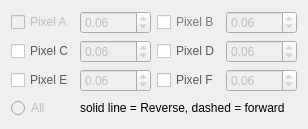
              <widget class="QWidget" name="tabWidget_SubstrateConfigPage1">
               <attribute name="title">
                <string>6pixels</string>
               </attribute>
               <layout class="QGridLayout" name="gridLayout_6">
                <item row="0" column="1">
                 <widget class="QDoubleSpinBox" name="doubleSpinBox_pixAarea">
                  <property name="enabled">
                   <bool>false</bool>
                  </property>
                  <property name="maximum">
                   <double>1000.000000000000000</double>
                  </property>
                  <property name="value">
                   <double>0.060000000000000</double>
                  </property>
                 </widget>
                </item>
                <item row="0" column="0">
                 <widget class="QCheckBox" name="checkBox_pixA">
                  <property name="enabled">
                   <bool>false</bool>
                  </property>
                  <property name="text">
                   <string>Pixel A</string>
                  </property>
                  <property name="checkable">
                   <bool>true</bool>
                  </property>
                  <property name="checked">
                   <bool>false</bool>
                  </property>
                 </widget>
                </item>
                <item row="3" column="0">
                 <widget class="QRadioButton" name="radioButton_pixAll">
                  <property name="enabled">
                   <bool>false</bool>
                  </property>
                  <property name="text">
                   <string>All</string>
                  </property>
                 </widget>
                </item>
                <item row="3" column="1" colspan="3">
                 <widget class="QLabel" name="label_5">
                  <property name="text">
                   <string>solid line = Reverse, dashed = forward</string>
                  </property>
                 </widget>
                </item>
                <item row="1" column="2">
                 <widget class="QCheckBox" name="checkBox_pixD">
                  <property name="enabled">
                   <bool>false</bool>
                  </property>
                  <property name="palette">
                   <palette>
                    <active>
                     <colorrole role="WindowText">
                      <brush brushstyle="SolidPattern">
                       <color alpha="255">
                        <red>0</red>
                        <green>170</green>
                        <blue>0</blue>
                       </color>
                      </brush>
                     </colorrole>
                     <colorrole role="Button">
                      <brush brushstyle="SolidPattern">
                       <color alpha="255">
                        <red>255</red>
                        <green>255</green>
                        <blue>255</blue>
                       </color>
                      </brush>
                     </colorrole>
                     <colorrole role="Base">
                      <brush brushstyle="SolidPattern">
                       <color alpha="255">
                        <red>255</red>
                        <green>255</green>
                        <blue>255</blue>
                       </color>
                      </brush>
                     </colorrole>
                     <colorrole role="Window">
                      <brush brushstyle="SolidPattern">
                       <color alpha="255">
                        <red>255</red>
                        <green>255</green>
                        <blue>255</blue>
                       </color>
                      </brush>
                     </colorrole>
                    </active>
                    <inactive>
                     <colorrole role="WindowText">
                      <brush brushstyle="SolidPattern">
                       <color alpha="255">
                        <red>0</red>
                        <green>170</green>
                        <blue>0</blue>
                       </color>
                      </brush>
                     </colorrole>
                     <colorrole role="Button">
                      <brush brushstyle="SolidPattern">
                       <color alpha="255">
                        <red>255</red>
                        <green>255</green>
                        <blue>255</blue>
                       </color>
                      </brush>
                     </colorrole>
                     <colorrole role="Base">
                      <brush brushstyle="SolidPattern">
                       <color alpha="255">
                        <red>255</red>
                        <green>255</green>
                        <blue>255</blue>
                       </color>
                      </brush>
                     </colorrole>
                     <colorrole role="Window">
                      <brush brushstyle="SolidPattern">
                       <color alpha="255">
                        <red>255</red>
                        <green>255</green>
                        <blue>255</blue>
                       </color>
                      </brush>
                     </colorrole>
                    </inactive>
                    <disabled>
                     <colorrole role="WindowText">
                      <brush brushstyle="SolidPattern">
                       <color alpha="255">
                        <red>88</red>
                        <green>88</green>
                        <blue>88</blue>
                       </color>
                      </brush>
                     </colorrole>
                     <colorrole role="Button">
                      <brush brushstyle="SolidPattern">
                       <color alpha="255">
                        <red>255</red>
                        <green>255</green>
                        <blue>255</blue>
                       </color>
                      </brush>
                     </colorrole>
                     <colorrole role="Base">
                      <brush brushstyle="SolidPattern">
                       <color alpha="255">
                        <red>255</red>
                        <green>255</green>
                        <blue>255</blue>
                       </color>
                      </brush>
                     </colorrole>
                     <colorrole role="Window">
                      <brush brushstyle="SolidPattern">
                       <color alpha="255">
                        <red>255</red>
                        <green>255</green>
                        <blue>255</blue>
                       </color>
                      </brush>
                     </colorrole>
                    </disabled>
                   </palette>
                  </property>
                  <property name="text">
                   <string>Pixel D</string>
                  </property>
                 </widget>
                </item>
                <item row="2" column="3">
                 <widget class="QDoubleSpinBox" name="doubleSpinBox_pixFarea">
                  <property name="enabled">
                   <bool>false</bool>
                  </property>
                  <property name="maximum">
                   <double>1000.000000000000000</double>
                  </property>
                  <property name="value">
                   <double>0.060000000000000</double>
                  </property>
                 </widget>
                </item>
                <item row="0" column="3">
                 <widget class="QDoubleSpinBox" name="doubleSpinBox_pixBarea">
                  <property name="enabled">
                   <bool>false</bool>
                  </property>
                  <property name="maximum">
                   <double>1000.000000000000000</double>
                  </property>
                  <property name="value">
                   <double>0.060000000000000</double>
                  </property>
                 </widget>
                </item>
                <item row="1" column="1">
                 <widget class="QDoubleSpinBox" name="doubleSpinBox_pixCarea">
                  <property name="enabled">
                   <bool>false</bool>
                  </property>
                  <property name="maximum">
                   <double>1000.000000000000000</double>
                  </property>
                  <property name="value">
                   <double>0.060000000000000</double>
                  </property>
                 </widget>
                </item>
                <item row="2" column="0">
                 <widget class="QCheckBox" name="checkBox_pixE">
                  <property name="enabled">
                   <bool>false</bool>
                  </property>
                  <property name="palette">
                   <palette>
                    <active>
                     <colorrole role="WindowText">
                      <brush brushstyle="SolidPattern">
                       <color alpha="255">
                        <red>85</red>
                        <green>255</green>
                        <blue>255</blue>
                       </color>
                      </brush>
                     </colorrole>
                     <colorrole role="Button">
                      <brush brushstyle="SolidPattern">
                       <color alpha="255">
                        <red>255</red>
                        <green>255</green>
                        <blue>255</blue>
                       </color>
                      </brush>
                     </colorrole>
                     <colorrole role="Base">
                      <brush brushstyle="SolidPattern">
                       <color alpha="255">
                        <red>255</red>
                        <green>255</green>
                        <blue>255</blue>
                       </color>
                      </brush>
                     </colorrole>
                     <colorrole role="Window">
                      <brush brushstyle="SolidPattern">
                       <color alpha="255">
                        <red>255</red>
                        <green>255</green>
                        <blue>255</blue>
                       </color>
                      </brush>
                     </colorrole>
                    </active>
                    <inactive>
                     <colorrole role="WindowText">
                      <brush brushstyle="SolidPattern">
                       <color alpha="255">
                        <red>85</red>
                        <green>255</green>
                        <blue>255</blue>
                       </color>
                      </brush>
                     </colorrole>
                     <colorrole role="Button">
                      <brush brushstyle="SolidPattern">
                       <color alpha="255">
                        <red>255</red>
                        <green>255</green>
                        <blue>255</blue>
                       </color>
                      </brush>
                     </colorrole>
                     <colorrole role="Base">
                      <brush brushstyle="SolidPattern">
                       <color alpha="255">
                        <red>255</red>
                        <green>255</green>
                        <blue>255</blue>
                       </color>
                      </brush>
                     </colorrole>
                     <colorrole role="Window">
                      <brush brushstyle="SolidPattern">
                       <color alpha="255">
                        <red>255</red>
                        <green>255</green>
                        <blue>255</blue>
                       </color>
                      </brush>
                     </colorrole>
                    </inactive>
                    <disabled>
                     <colorrole role="WindowText">
                      <brush brushstyle="SolidPattern">
                       <color alpha="255">
                        <red>88</red>
                        <green>88</green>
                        <blue>88</blue>
                       </color>
                      </brush>
                     </colorrole>
                     <colorrole role="Button">
                      <brush brushstyle="SolidPattern">
                       <color alpha="255">
                        <red>255</red>
                        <green>255</green>
                        <blue>255</blue>
                       </color>
                      </brush>
                     </colorrole>
                     <colorrole role="Base">
                      <brush brushstyle="SolidPattern">
                       <color alpha="255">
                        <red>255</red>
                        <green>255</green>
                        <blue>255</blue>
                       </color>
                      </brush>
                     </colorrole>
                     <colorrole role="Window">
                      <brush brushstyle="SolidPattern">
                       <color alpha="255">
                        <red>255</red>
                        <green>255</green>
                        <blue>255</blue>
                       </color>
                      </brush>
                     </colorrole>
                    </disabled>
                   </palette>
                  </property>
                  <property name="text">
                   <string>Pixel E</string>
                  </property>
                 </widget>
                </item>
                <item row="2" column="1">
                 <widget class="QDoubleSpinBox" name="doubleSpinBox_pixEarea">
                  <property name="enabled">
                   <bool>false</bool>
                  </property>
                  <property name="maximum">
                   <double>1000.000000000000000</double>
                  </property>
                  <property name="value">
                   <double>0.060000000000000</double>
                  </property>
                 </widget>
                </item>
                <item row="1" column="0">
                 <widget class="QCheckBox" name="checkBox_pixC">
                  <property name="enabled">
                   <bool>false</bool>
                  </property>
                  <property name="palette">
                   <palette>
                    <active>
                     <colorrole role="WindowText">
                      <brush brushstyle="SolidPattern">
                       <color alpha="255">
                        <red>0</red>
                        <green>0</green>
                        <blue>255</blue>
                       </color>
                      </brush>
                     </colorrole>
                     <colorrole role="Button">
                      <brush brushstyle="SolidPattern">
                       <color alpha="255">
                        <red>255</red>
                        <green>255</green>
                        <blue>255</blue>
                       </color>
                      </brush>
                     </colorrole>
                     <colorrole role="Base">
                      <brush brushstyle="SolidPattern">
                       <color alpha="255">
                        <red>255</red>
                        <green>255</green>
                        <blue>255</blue>
                       </color>
                      </brush>
                     </colorrole>
                     <colorrole role="Window">
                      <brush brushstyle="SolidPattern">
                       <color alpha="255">
                        <red>255</red>
                        <green>255</green>
                        <blue>255</blue>
                       </color>
                      </brush>
                     </colorrole>
                    </active>
                    <inactive>
                     <colorrole role="WindowText">
                      <brush brushstyle="SolidPattern">
                       <color alpha="255">
                        <red>0</red>
                        <green>0</green>
                        <blue>255</blue>
                       </color>
                      </brush>
                     </colorrole>
                     <colorrole role="Button">
                      <brush brushstyle="SolidPattern">
                       <color alpha="255">
                        <red>255</red>
                        <green>255</green>
                        <blue>255</blue>
                       </color>
                      </brush>
                     </colorrole>
                     <colorrole role="Base">
                      <brush brushstyle="SolidPattern">
                       <color alpha="255">
                        <red>255</red>
                        <green>255</green>
                        <blue>255</blue>
                       </color>
                      </brush>
                     </colorrole>
                     <colorrole role="Window">
                      <brush brushstyle="SolidPattern">
                       <color alpha="255">
                        <red>255</red>
                        <green>255</green>
                        <blue>255</blue>
                       </color>
                      </brush>
                     </colorrole>
                    </inactive>
                    <disabled>
                     <colorrole role="WindowText">
                      <brush brushstyle="SolidPattern">
                       <color alpha="255">
                        <red>88</red>
                        <green>88</green>
                        <blue>88</blue>
                       </color>
                      </brush>
                     </colorrole>
                     <colorrole role="Button">
                      <brush brushstyle="SolidPattern">
                       <color alpha="255">
                        <red>255</red>
                        <green>255</green>
                        <blue>255</blue>
                       </color>
                      </brush>
                     </colorrole>
                     <colorrole role="Base">
                      <brush brushstyle="SolidPattern">
                       <color alpha="255">
                        <red>255</red>
                        <green>255</green>
                        <blue>255</blue>
                       </color>
                      </brush>
                     </colorrole>
                     <colorrole role="Window">
                      <brush brushstyle="SolidPattern">
                       <color alpha="255">
                        <red>255</red>
                        <green>255</green>
                        <blue>255</blue>
                       </color>
                      </brush>
                     </colorrole>
                    </disabled>
                   </palette>
                  </property>
                  <property name="text">
                   <string>Pixel C</string>
                  </property>
                 </widget>
                </item>
                <item row="0" column="2">
                 <widget class="QCheckBox" name="checkBox_pixB">
                  <property name="enabled">
                   <bool>false</bool>
                  </property>
                  <property name="palette">
                   <palette>
                    <active>
                     <colorrole role="WindowText">
                      <brush brushstyle="SolidPattern">
                       <color alpha="255">
                        <red>255</red>
                        <green>0</green>
                        <blue>0</blue>
                       </color>
                      </brush>
                     </colorrole>
                     <colorrole role="Button">
                      <brush brushstyle="SolidPattern">
                       <color alpha="255">
                        <red>255</red>
                        <green>255</green>
                        <blue>255</blue>
                       </color>
                      </brush>
                     </colorrole>
                     <colorrole role="Base">
                      <brush brushstyle="SolidPattern">
                       <color alpha="255">
                        <red>255</red>
                        <green>255</green>
                        <blue>255</blue>
                       </color>
                      </brush>
                     </colorrole>
                     <colorrole role="Window">
                      <brush brushstyle="SolidPattern">
                       <color alpha="255">
                        <red>255</red>
                        <green>255</green>
                        <blue>255</blue>
                       </color>
                      </brush>
                     </colorrole>
                    </active>
                    <inactive>
                     <colorrole role="WindowText">
                      <brush brushstyle="SolidPattern">
                       <color alpha="255">
                        <red>255</red>
                        <green>0</green>
                        <blue>0</blue>
                       </color>
                      </brush>
                     </colorrole>
                     <colorrole role="Button">
                      <brush brushstyle="SolidPattern">
                       <color alpha="255">
                        <red>255</red>
                        <green>255</green>
                        <blue>255</blue>
                       </color>
                      </brush>
                     </colorrole>
                     <colorrole role="Base">
                      <brush brushstyle="SolidPattern">
                       <color alpha="255">
                        <red>255</red>
                        <green>255</green>
                        <blue>255</blue>
                       </color>
                      </brush>
                     </colorrole>
                     <colorrole role="Window">
                      <brush brushstyle="SolidPattern">
                       <color alpha="255">
                        <red>255</red>
                        <green>255</green>
                        <blue>255</blue>
                       </color>
                      </brush>
                     </colorrole>
                    </inactive>
                    <disabled>
                     <colorrole role="WindowText">
                      <brush brushstyle="SolidPattern">
                       <color alpha="255">
                        <red>120</red>
                        <green>120</green>
                        <blue>120</blue>
                       </color>
                      </brush>
                     </colorrole>
                     <colorrole role="Button">
                      <brush brushstyle="SolidPattern">
                       <color alpha="255">
                        <red>255</red>
                        <green>255</green>
                        <blue>255</blue>
                       </color>
                      </brush>
                     </colorrole>
                     <colorrole role="Base">
                      <brush brushstyle="SolidPattern">
                       <color alpha="255">
                        <red>255</red>
                        <green>255</green>
                        <blue>255</blue>
                       </color>
                      </brush>
                     </colorrole>
                     <colorrole role="Window">
                      <brush brushstyle="SolidPattern">
                       <color alpha="255">
                        <red>255</red>
                        <green>255</green>
                        <blue>255</blue>
                       </color>
                      </brush>
                     </colorrole>
                    </disabled>
                   </palette>
                  </property>
                  <property name="text">
                   <string>Pixel B</string>
                  </property>
                 </widget>
                </item>
                <item row="1" column="3">
                 <widget class="QDoubleSpinBox" name="doubleSpinBox_pixDarea">
                  <property name="enabled">
                   <bool>false</bool>
                  </property>
                  <property name="maximum">
                   <double>1000.000000000000000</double>
                  </property>
                  <property name="value">
                   <double>0.060000000000000</double>
                  </property>
                 </widget>
                </item>
                <item row="2" column="2">
                 <widget class="QCheckBox" name="checkBox_pixF">
                  <property name="enabled">
                   <bool>false</bool>
                  </property>
                  <property name="palette">
                   <palette>
                    <active>
                     <colorrole role="WindowText">
                      <brush brushstyle="SolidPattern">
                       <color alpha="255">
                        <red>255</red>
                        <green>0</green>
                        <blue>255</blue>
                       </color>
                      </brush>
                     </colorrole>
                     <colorrole role="Button">
                      <brush brushstyle="SolidPattern">
                       <color alpha="255">
                        <red>255</red>
                        <green>255</green>
                        <blue>255</blue>
                       </color>
                      </brush>
                     </colorrole>
                     <colorrole role="Base">
                      <brush brushstyle="SolidPattern">
                       <color alpha="255">
                        <red>255</red>
                        <green>255</green>
                        <blue>255</blue>
                       </color>
                      </brush>
                     </colorrole>
                     <colorrole role="Window">
                      <brush brushstyle="SolidPattern">
                       <color alpha="255">
                        <red>255</red>
                        <green>255</green>
                        <blue>255</blue>
                       </color>
                      </brush>
                     </colorrole>
                    </active>
                    <inactive>
                     <colorrole role="WindowText">
                      <brush brushstyle="SolidPattern">
                       <color alpha="255">
                        <red>255</red>
                        <green>0</green>
                        <blue>255</blue>
                       </color>
                      </brush>
                     </colorrole>
                     <colorrole role="Button">
                      <brush brushstyle="SolidPattern">
                       <color alpha="255">
                        <red>255</red>
                        <green>255</green>
                        <blue>255</blue>
                       </color>
                      </brush>
                     </colorrole>
                     <colorrole role="Base">
                      <brush brushstyle="SolidPattern">
                       <color alpha="255">
                        <red>255</red>
                        <green>255</green>
                        <blue>255</blue>
                       </color>
                      </brush>
                     </colorrole>
                     <colorrole role="Window">
                      <brush brushstyle="SolidPattern">
                       <color alpha="255">
                        <red>255</red>
                        <green>255</green>
                        <blue>255</blue>
                       </color>
                      </brush>
                     </colorrole>
                    </inactive>
                    <disabled>
                     <colorrole role="WindowText">
                      <brush brushstyle="SolidPattern">
                       <color alpha="255">
                        <red>88</red>
                        <green>88</green>
                        <blue>88</blue>
                       </color>
                      </brush>
                     </colorrole>
                     <colorrole role="Button">
                      <brush brushstyle="SolidPattern">
                       <color alpha="255">
                        <red>255</red>
                        <green>255</green>
                        <blue>255</blue>
                       </color>
                      </brush>
                     </colorrole>
                     <colorrole role="Base">
                      <brush brushstyle="SolidPattern">
                       <color alpha="255">
                        <red>255</red>
                        <green>255</green>
                        <blue>255</blue>
                       </color>
                      </brush>
                     </colorrole>
                     <colorrole role="Window">
                      <brush brushstyle="SolidPattern">
                       <color alpha="255">
                        <red>255</red>
                        <green>255</green>
                        <blue>255</blue>
                       </color>
                      </brush>
                     </colorrole>
                    </disabled>
                   </palette>
                  </property>
                  <property name="text">
                   <string>Pixel F</string>
                  </property>
                 </widget>
                </item>
               </layout>
              </widget>
